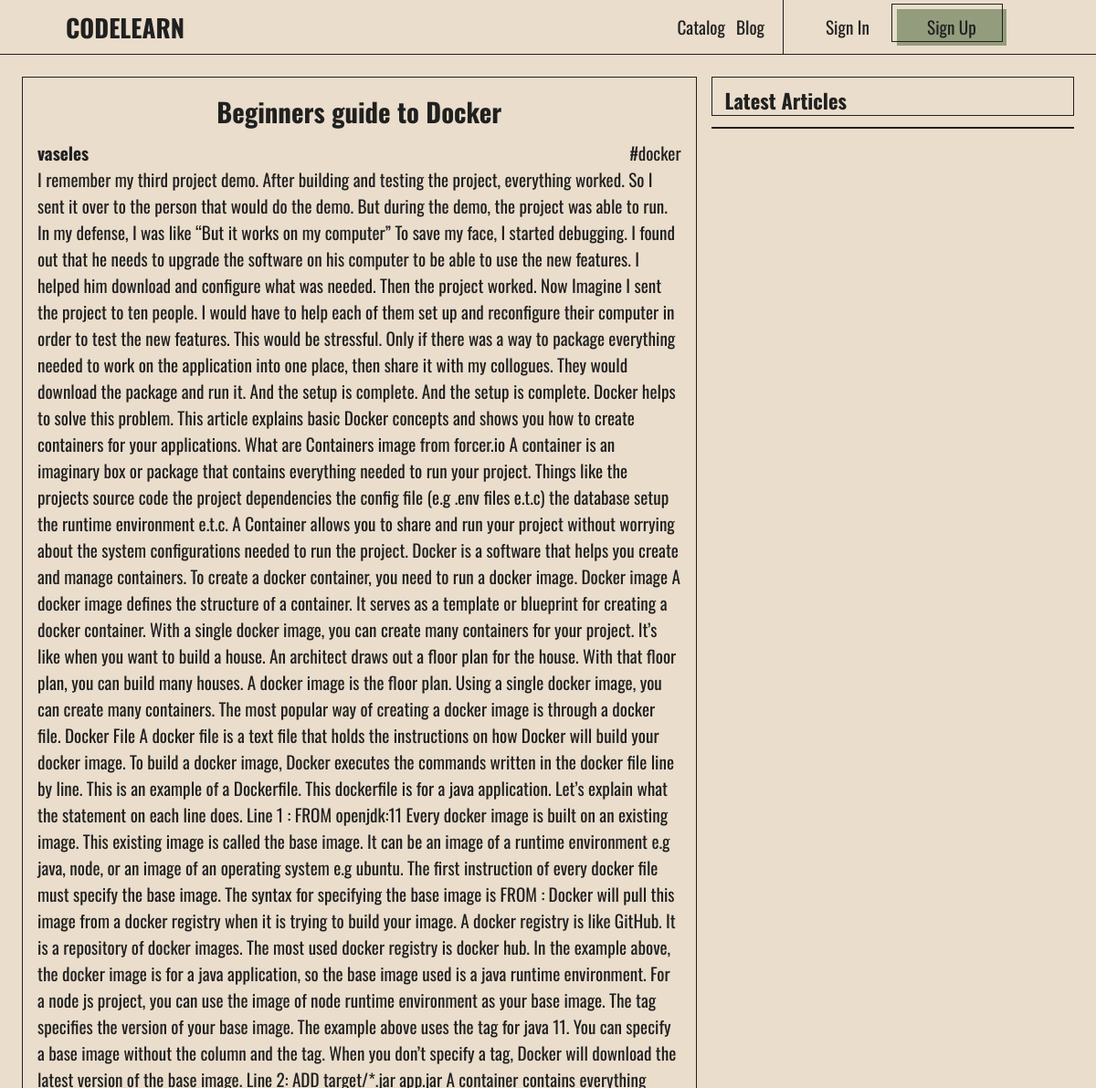
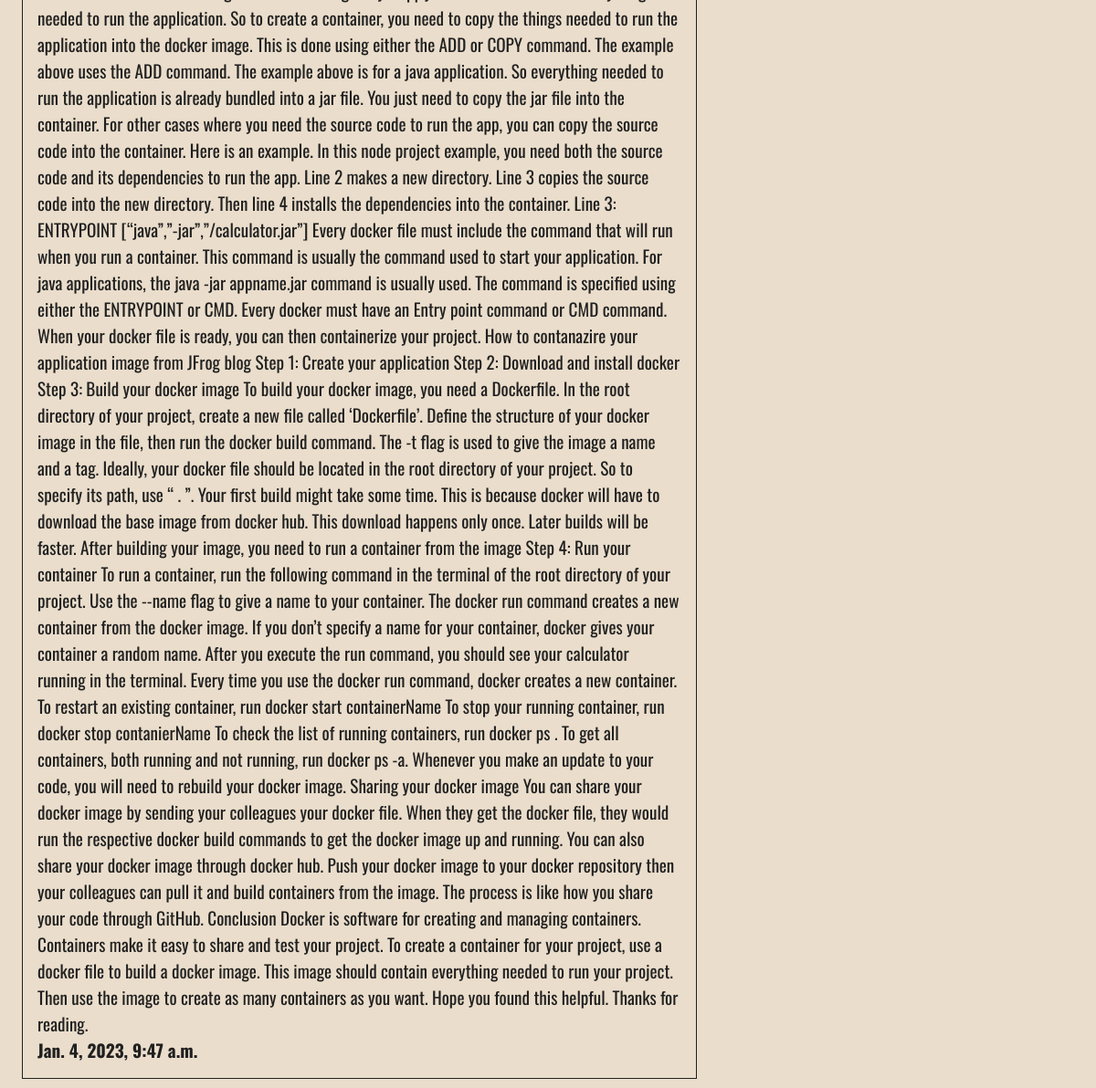
Page /articles/beginners-guide-to-docker/ on the earlier database version (2 pictures, top to bottom).
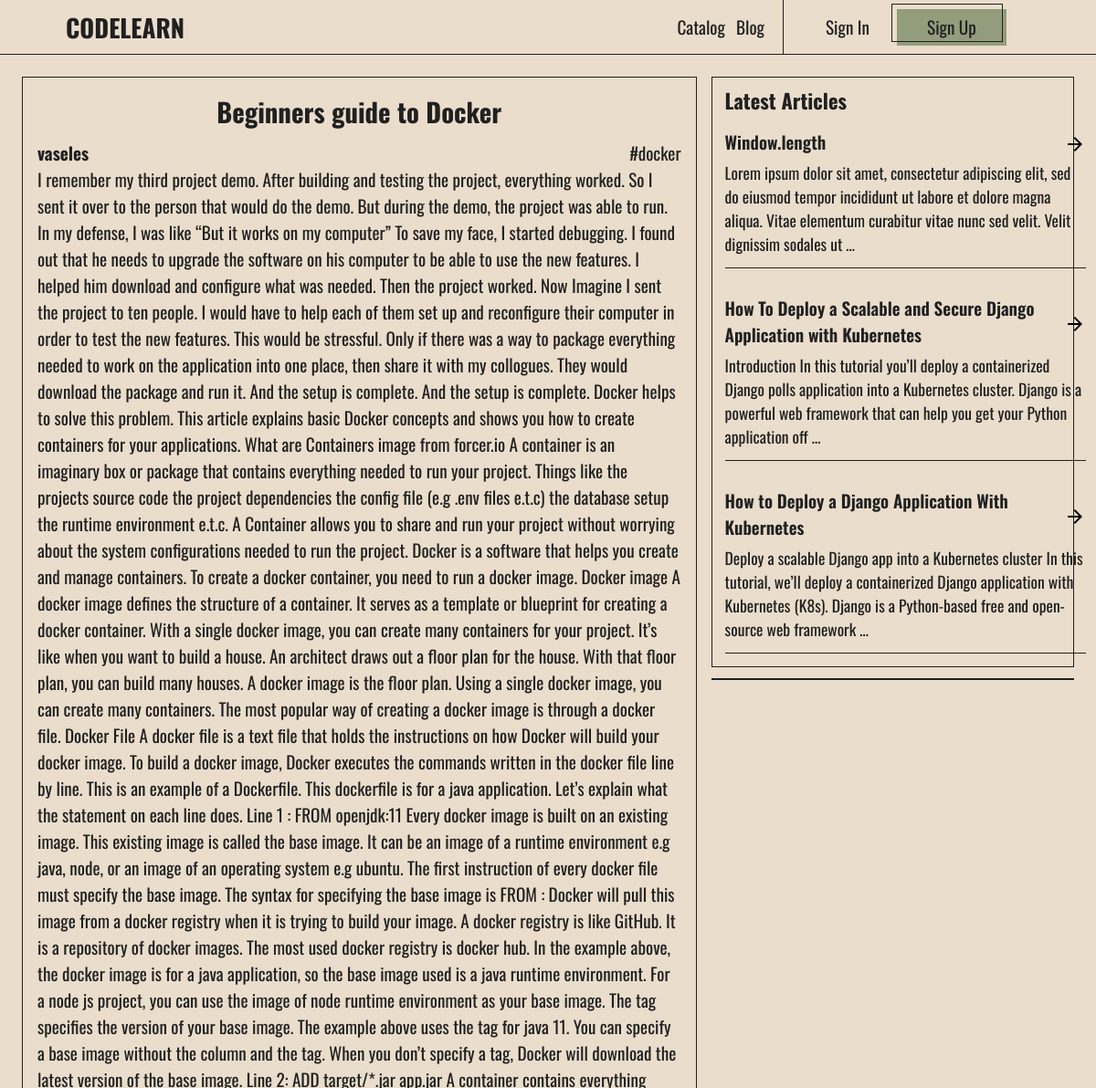
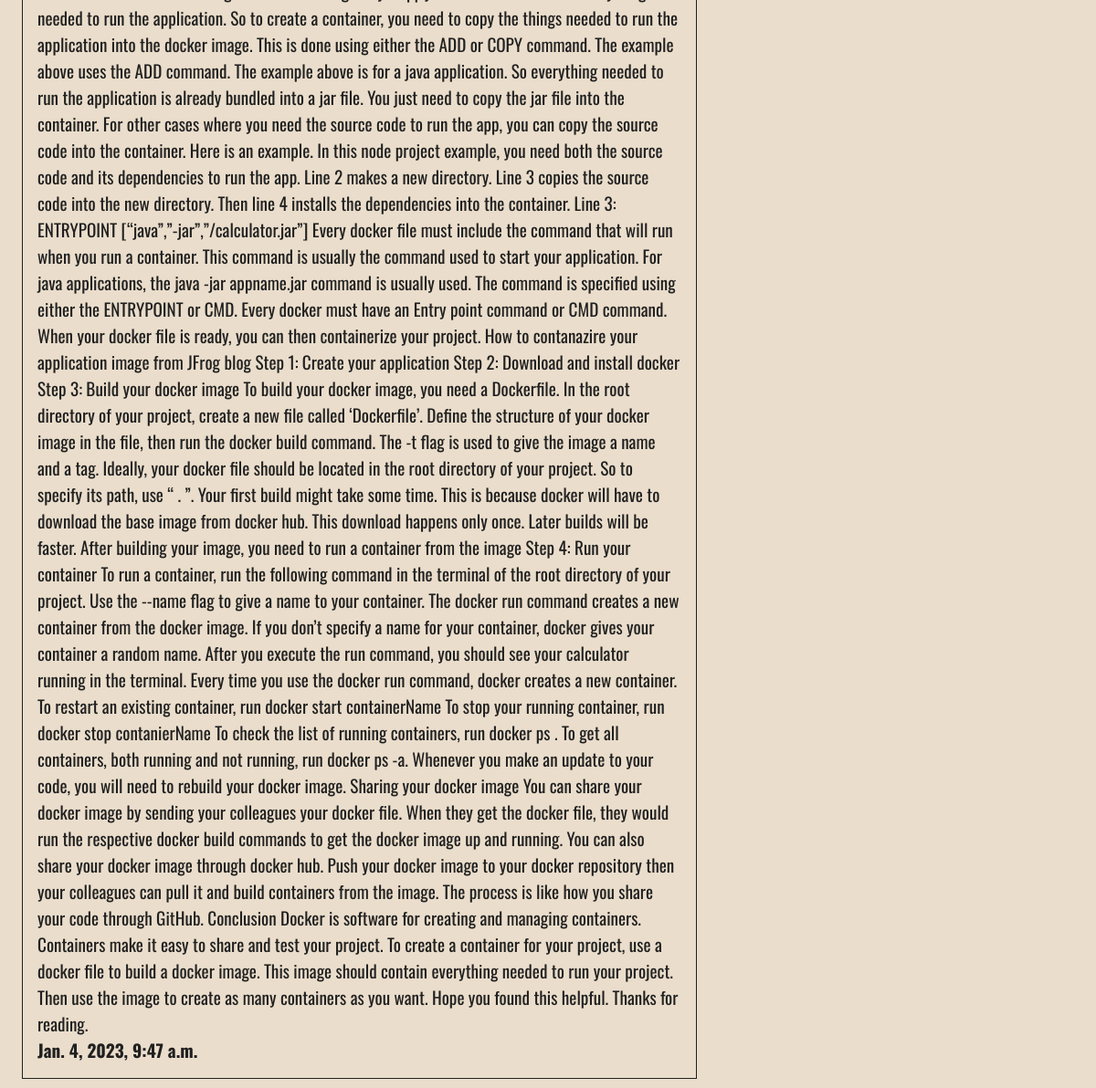
Same page on the later database version (2 pictures, top to bottom).
### article/models.py (models this page shows, shortened)
class Article(models.Model):
    user = models.ForeignKey(User, on_delete=models.CASCADE)
    title = models.CharField(max_length=255)
    slug = models.CharField(max_length=255, unique=True, default='')
    tag = models.ForeignKey(Tag, on_delete=models.CASCADE)
    text = RichTextField(blank=True)
    public = models.BooleanField(default=False)
    likesForArticle = models.ManyToManyField(User, related_name='likesForArticle', blank=True)
    bookmarksForCourse = models.ManyToManyField(User, related_name='bookmarksForCourse', blank=True)
    commentsCount = models.IntegerField(default=0)
    created = models.DateTimeField(auto_now_add=True)
    updated = models.DateTimeField(auto_now=True)
    class Meta:
        ordering = ['-updated', '-created']

### article/views.py (the view, shortened to what this page needs)
# urls.py: path('articles/<str:slug>/', views.showArticle, name='show_article'),
def showArticle(request, slug):
    article = Article.objects.get(slug = slug)
    articles = Article.objects.all()
    articles_filters = Article.objects.filter(tag = article.tag)
    latest_articles = []
    public_articles = []
    for a in articles: #filter Articles
        if article.title != a.title:
            latest_articles.append(a)
    for i in articles_filters: #Also Filter Articles
        if article.title != i.title:
            public_articles.append(i)
    likes = article.likesForArticle
    likes_count = (article.likesForArticle).count()
    context =  {'article': article, 'articles': latest_articles[:4], 'tag_articles': public_articles[:4], 'likes': likes_count}
    return render(request, 'article/showArticle.html', context)

### course/models.py (called while the page is built)
    def __str__(self):
        return self.name

### article/templates/article/showArticle.html (shortened to what this page needs)
{% include 'index.html' %}
{% block content %}
<div class="page">
    <div class="page__article">
        <div class="page__article__left">
            <h2 class="page__article__title">{{article.title}}</h2>
            <div class="page__article__header">
                <a href="{% url 'base:profile' article.user.username %}" class="link"><b>{{article.user.username}}</b></a>
                <a class="link">#{{article.tag}}</a>
            </div>
            {% autoescape off %}
                <p>{{article.text}}</p>
            {% endautoescape %}
            <div class="page__article__header">
                <b>
                    <a>{{article.created}}</a>
                </b>
            </div>
        </div>
        <div class="page__article__right">
            <div class="page__article__right__block">
               {% if articles %}
                    <h3>Latest Articles</h3>
                    {% for article in articles %}
                        {% if article.public %}
                            <article>
                                <div class="article__head ">
                                    <div class="">{{article.title}}</div>
                                    <a href="{% url 'article:show_article' article.slug %}" class="material-symbols-outlined icon link">
                                    </a>
                                </div>
                                <div class="article__body">
                                    {{article.text | truncatewords:30 }}
                                </div>
                            </article>
                        {% endif %}
                {% endfor %}
               {% endif %}
            </div>
            <div class="page__article__right__block">
            </div>
        </div>
    </div>
</div>
{% endblock content %}

Differences in the rows shown:
added Article: title "Window.length", text "Lorem ipsum dolor sit amet, consectetur adipiscing elit, sed do eiusmod tempor incididunt ut labore et dolore magna aliqua. Vitae elementum curabitur vitae nunc sed velit. Velit dignissim sodales ut …"
added Article: title "How To Deploy a Scalable and Secure Django Application with Kubernetes", text "Introduction In this tutorial you’ll deploy a containerized Django polls application into a Kubernetes cluster. Django is a powerful web framework that can help you get your Python application off …"
added Article: title "How to Deploy a Django Application With Kubernetes", text "Deploy a scalable Django app into a Kubernetes cluster In this tutorial, we’ll deploy a containerized Django application with Kubernetes (K8s). Django is a Python-based free and open-source web framework …"
